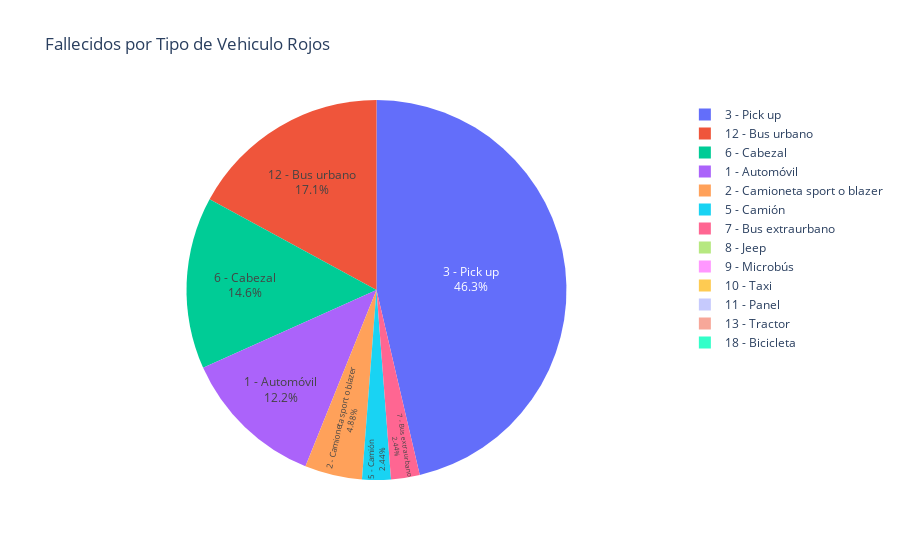

Notebook code for this chart:
### Code cell
fig = px.pie(datos, values='Rojo', names='Vehiculo',
             title='Fallecidos por Tipo de Vehiculo Rojos',
             hover_data=['Rojo'], labels={'Rojo':'Pallecidos'})
fig.update_traces(textposition='inside', textinfo='percent+label')
fig.show()

### Figure 1 — Plotly figure (JSON) as saved in the notebook; plotly's stock layout.template omitted (floating-point values rounded to 4 significant figures)
{"data": [{"customdata": [[5], [2], [19], [1], [6], [1], [0], [0], [0], [0], [7], [0], [0]], "domain": {"x": [0, 1], "y": [0, 1]}, "hoverlabel": {"namelength": 0}, "hovertemplate": "Pallecidos=%{value}<br>Vehiculo=%{label}", "labels": ["1 - Automóvil", "2 - Camioneta sport o blazer", "3 - Pick up", "5 - Camión", "6 - Cabezal", "7 - Bus extraurbano", "8 - Jeep", "9 - Microbús", "10 - Taxi", "11 - Panel", "12 - Bus urbano", "13 - Tractor", "18 - Bicicleta"], "legendgroup": "", "name": "", "showlegend": true, "textinfo": "percent+label", "textposition": "inside", "type": "pie", "values": [5, 2, 19, 1, 6, 1, 0, 0, 0, 0, 7, 0, 0]}], "layout": {"legend": {"tracegroupgap": 0}, "title": {"text": "Fallecidos por Tipo de Vehiculo Rojos"}}}
